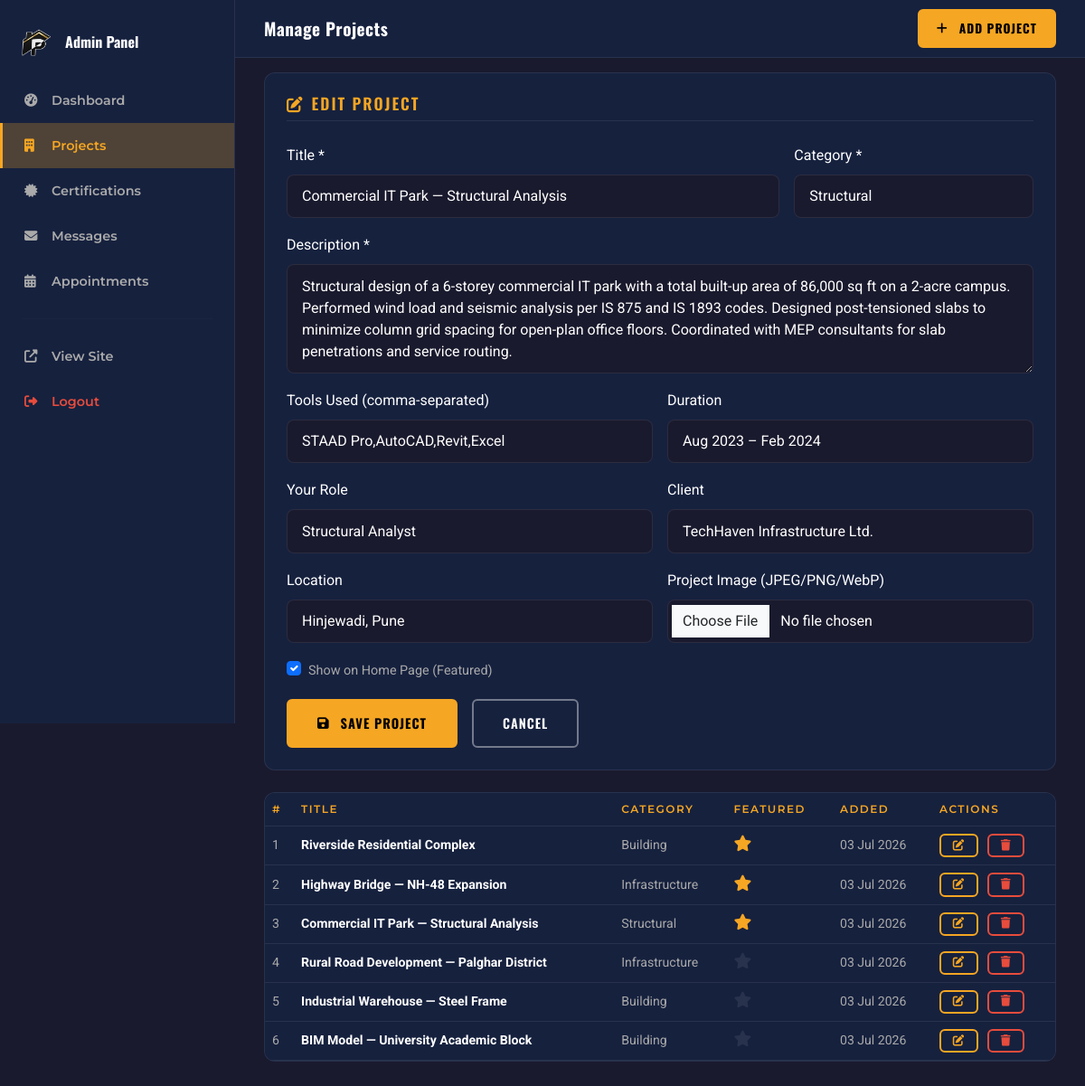
The page /admin/projects.php?action=edit&id=3 (signed in) on the database its author committed.
### tables this page shows
CREATE TABLE IF NOT EXISTS `projects` (
  `id` INT UNSIGNED NOT NULL AUTO_INCREMENT,
  `title` VARCHAR(200) NOT NULL,
  `description` TEXT NOT NULL,
  `category` ENUM('building','structural','infrastructure','internship') NOT NULL DEFAULT 'building',
  `tools_used` VARCHAR(500) DEFAULT NULL,
  `image_path` LONGTEXT DEFAULT NULL,
  `gallery_images` TEXT DEFAULT NULL,
  `duration` VARCHAR(100) DEFAULT NULL,
  `role` VARCHAR(150) DEFAULT NULL,
  `client` VARCHAR(200) DEFAULT NULL,
  `location` VARCHAR(200) DEFAULT NULL,
  `is_featured` TINYINT(1) DEFAULT 0,
  `created_at` TIMESTAMP DEFAULT CURRENT_TIMESTAMP,
  PRIMARY KEY (`id`)
);

### includes/functions.php (called while the page is built, shortened)
<?php
function getAllProjects(string $category = ''): array {
    $db = getDB();
    if ($category && $category !== 'all') {
        $stmt = $db->prepare("SELECT * FROM projects WHERE category = ? ORDER BY created_at DESC");
        $stmt->execute([$category]);
    } else {
        $stmt = $db->prepare("SELECT * FROM projects ORDER BY created_at DESC");
        $stmt->execute();
    }
    return $stmt->fetchAll();
}
function getProjectById(int $id): array|false {
    $db = getDB();
    $stmt = $db->prepare("SELECT * FROM projects WHERE id = ?");
    $stmt->execute([$id]);
    return $stmt->fetch();
}

### admin/projects.php (the view, shortened to what this page needs)
<?php
require_once __DIR__ . '/../includes/functions.php';
$action = $_GET['action'] ?? 'list';
$editProject = null;
if ($action === 'edit' && isset($_GET['id'])) {
    $editProject = getProjectById((int)$_GET['id']);
}
$projects = getAllProjects();
?>
<!DOCTYPE html>
<html lang="en">
<head>
  <link href="https://cdn.jsdelivr.net/npm/bootstrap@5.3.3/dist/css/bootstrap.min.css" rel="stylesheet">
  <link rel="stylesheet" href="https://cdnjs.cloudflare.com/ajax/libs/font-awesome/6.5.1/css/all.min.css">
  <link rel="stylesheet" href="/assets/css/style.min.css">
  <link rel="stylesheet" href="/assets/css/dark-theme.min.css">
  <link rel="stylesheet" href="/assets/css/responsive.min.css">
</head>
<body>
<aside class="admin-sidebar">
  <div class="px-4 mb-4"><div class="d-flex align-items-center gap-2"><img src="/assets/images/hero/logo.png" alt="Logo" style="height: 30px; width: auto; object-fit: contain; margin-right: 8px;"><span style="font-family:var(--font-heading);font-size:1rem;font-weight:700;">Admin Panel</span></div></div>
  <nav>
    <a href="/admin/index.php"         class="admin-nav-link"><i class="fas fa-tachometer-alt"></i>Dashboard</a>
    <a href="/admin/projects.php"       class="admin-nav-link active"><i class="fas fa-building"></i>Projects</a>
    <a href="/admin/certifications.php" class="admin-nav-link"><i class="fas fa-certificate"></i>Certifications</a>
    <a href="/admin/contacts.php"       class="admin-nav-link"><i class="fas fa-envelope"></i>Messages</a>
    <a href="/admin/appointments.php"   class="admin-nav-link"><i class="fas fa-calendar-alt"></i>Appointments</a>
    <hr style="border-color:var(--clr-border);margin:1rem 1.5rem;">
    <a href="/index.php"  class="admin-nav-link"><i class="fas fa-external-link-alt"></i>View Site</a>
    <a href="/admin/logout.php" class="admin-nav-link" style="color:var(--clr-error)!important;"><i class="fas fa-sign-out-alt"></i>Logout</a>
  </nav>
</aside>
<div class="admin-topbar">
  <h2 style="font-family:var(--font-heading);font-size:1.2rem;font-weight:700;margin:0;">Manage Projects</h2>
  <a href="?action=add" class="btn-accent ms-auto" style="padding:0.5rem 1.2rem;font-size:0.85rem;"><i class="fas fa-plus me-1"></i>Add Project</a>
</div>
<div class="content-area">
  <?php if ($action === 'add' || $action === 'edit'): ?>
    <div class="card-custom p-4 mb-4">
      <h3 class="skill-group-title mb-4"><i class="fas fa-<?= $action === 'edit' ? 'edit' : 'plus' ?> me-2"></i><?= $action === 'edit' ? 'Edit Project' : 'Add New Project' ?></h3>
      <form method="POST" enctype="multipart/form-data">
        <div class="row g-3">
          <div class="col-sm-8">
            <label class="form-label">Title *</label>
            <input type="text" name="title" class="form-control" required value="<?= htmlspecialchars($editProject['title'] ?? '') ?>"
                   style="background:var(--clr-bg);border:1px solid var(--clr-border);color:var(--clr-text);border-radius:8px;padding:0.7rem 1rem;">
          </div>
          <div class="col-sm-4">
            <label class="form-label">Category *</label>
            <select name="category" class="form-select" style="background:var(--clr-bg);border:1px solid var(--clr-border);color:var(--clr-text);border-radius:8px;padding:0.7rem 1rem;">
              <?php foreach (['building','structural','infrastructure','internship'] as $cat): ?>
                <option value="<?= $cat ?>" <?= ($editProject['category'] ?? '') === $cat ? 'selected' : '' ?>><?= ucfirst($cat) ?></option>
              <?php endforeach; ?>
            </select>
          </div>
          <div class="col-12">
            <label class="form-label">Description *</label>
            <textarea name="description" class="form-control" rows="4" required
                      style="background:var(--clr-bg);border:1px solid var(--clr-border);color:var(--clr-text);border-radius:8px;padding:0.7rem 1rem;"><?= htmlspecialchars($editProject['description'] ?? '') ?></textarea>
          </div>
          <div class="col-sm-6">
            <label class="form-label">Tools Used (comma-separated)</label>
            <input type="text" name="tools_used" class="form-control" value="<?= htmlspecialchars($editProject['tools_used'] ?? '') ?>"
                   style="background:var(--clr-bg);border:1px solid var(--clr-border);color:var(--clr-text);border-radius:8px;padding:0.7rem 1rem;" placeholder="AutoCAD, Revit, STAAD Pro">
          </div>
          <div class="col-sm-6">
            <label class="form-label">Duration</label>
            <input type="text" name="duration" class="form-control" value="<?= htmlspecialchars($editProject['duration'] ?? '') ?>"
                   style="background:var(--clr-bg);border:1px solid var(--clr-border);color:var(--clr-text);border-radius:8px;padding:0.7rem 1rem;" placeholder="Jan 2024 – Mar 2024">
          </div>
          <div class="col-sm-6">
            <label class="form-label">Your Role</label>
            <input type="text" name="role" class="form-control" value="<?= htmlspecialchars($editProject['role'] ?? '') ?>"
                   style="background:var(--clr-bg);border:1px solid var(--clr-border);color:var(--clr-text);border-radius:8px;padding:0.7rem 1rem;">
          </div>
          <div class="col-sm-6">
            <label class="form-label">Client</label>
            <input type="text" name="client" class="form-control" value="<?= htmlspecialchars($editProject['client'] ?? '') ?>"
                   style="background:var(--clr-bg);border:1px solid var(--clr-border);color:var(--clr-text);border-radius:8px;padding:0.7rem 1rem;">
          </div>
          <div class="col-sm-6">
            <label class="form-label">Location</label>
            <input type="text" name="location" class="form-control" value="<?= htmlspecialchars($editProject['location'] ?? '') ?>"
                   style="background:var(--clr-bg);border:1px solid var(--clr-border);color:var(--clr-text);border-radius:8px;padding:0.7rem 1rem;">
          </div>
          <div class="col-sm-6">
            <label class="form-label">Project Image (JPEG/PNG/WebP)</label>
            <input type="file" name="image" class="form-control" accept="image/jpeg,image/png,image/webp"
                   style="background:var(--clr-bg);border:1px solid var(--clr-border);color:var(--clr-text);border-radius:8px;padding:0.7rem 1rem;">
          </div>
          <div class="col-12">
            <div class="form-check">
              <input class="form-check-input" type="checkbox" name="is_featured" id="is_featured" value="1"
                     <?= ($editProject['is_featured'] ?? 0) ? 'checked' : '' ?>>
              <label class="form-check-label" for="is_featured" style="color:var(--clr-text-muted);font-size:0.9rem;">Show on Home Page (Featured)</label>
            </div>
          </div>
          <div class="col-12 d-flex gap-3">
            <button type="submit" class="btn-accent"><i class="fas fa-save me-1"></i>Save Project</button>
            <a href="?action=list" class="btn-ghost">Cancel</a>
          </div>
        </div>
      </form>
    </div>
  <?php endif; ?>
  <div class="card-custom">
    <div class="table-responsive">
      <table class="table admin-table mb-0">
        <thead><tr>
          <th>#</th><th>Title</th><th>Category</th><th>Featured</th><th>Added</th><th>Actions</th>
        </tr></thead>
        <tbody>
          <?php foreach ($projects as $p): ?>
            <tr>
              <td><?= $p['id'] ?></td>
              <td><strong style="color:var(--clr-text);"><?= htmlspecialchars($p['title']) ?></strong></td>
              <td><span class="card-category"><?= ucfirst($p['category']) ?></span></td>
              <td>
                <a href="?action=toggle_featured&id=<?= $p['id'] ?>" title="Toggle featured">
                  <i class="fas fa-star" style="color:<?= $p['is_featured'] ? 'var(--clr-accent)' : 'var(--clr-border)' ?>;font-size:1.1rem;"></i>
                </a>
              </td>
              <td><?= date('d M Y', strtotime($p['created_at'])) ?></td>
              <td>
                <a href="?action=edit&id=<?= $p['id'] ?>" class="btn-outline-accent" style="padding:0.3rem 0.8rem;font-size:0.78rem;margin-right:0.4rem;"><i class="fas fa-edit"></i></a>
                <a href="?action=delete&id=<?= $p['id'] ?>" class="btn-ghost" style="padding:0.3rem 0.8rem;font-size:0.78rem;color:var(--clr-error);border-color:var(--clr-error);"
                   onclick="return confirm('Delete this project?')"><i class="fas fa-trash"></i></a>
              </td>
            </tr>
          <?php endforeach; ?>
        </tbody>
      </table>
    </div>
  </div>
</div>
</body>
</html>

### admin/projects.php (style rules this page uses)
body { background:var(--clr-bg); }
.admin-topbar { height:64px;background:var(--clr-bg2);border-bottom:1px solid var(--clr-border);display:flex;align-items:center;padding:0 2rem;position:fixed;top:0;left:260px;right:0;z-index:50; }
.content-area { margin-left:260px;padding:5rem 2rem 2rem; }

### rows shown on the page
projects: title "Commercial IT Park — Structural Analysis", category "Structural", description "Structural design of a 6-storey commercial IT park with a total built-up area of 86,000 sq ft on a 2-acre campus. Performed wind load and seismic analysis per IS 875 and IS 1893 codes. Designed post-tensioned slabs to minimize column grid spacing for open-plan office floors. Coordinated with MEP consultants for slab penetrations and service routing.", tools_used "STAAD Pro,AutoCAD,Revit,Excel", duration "Aug 2023 – Feb 2024", role "Structural Analyst", client "TechHaven Infrastructure Ltd.", location "Hinjewadi, Pune", is_featured "☑", id "3", created_at "03 Jul 2026"
projects: id "1", title "Riverside Residential Complex", category "Building", is_featured 1 (drawn), created_at "03 Jul 2026"
projects: id "2", title "Highway Bridge — NH-48 Expansion", category "Infrastructure", is_featured 1 (drawn), created_at "03 Jul 2026"
projects: id "4", title "Rural Road Development — Palghar District", category "Infrastructure", is_featured 0 (drawn), created_at "03 Jul 2026"
projects: id "5", title "Industrial Warehouse — Steel Frame", category "Building", is_featured 0 (drawn), created_at "03 Jul 2026"
projects: id "6", title "BIM Model — University Academic Block", category "Building", is_featured 0 (drawn), created_at "03 Jul 2026"
